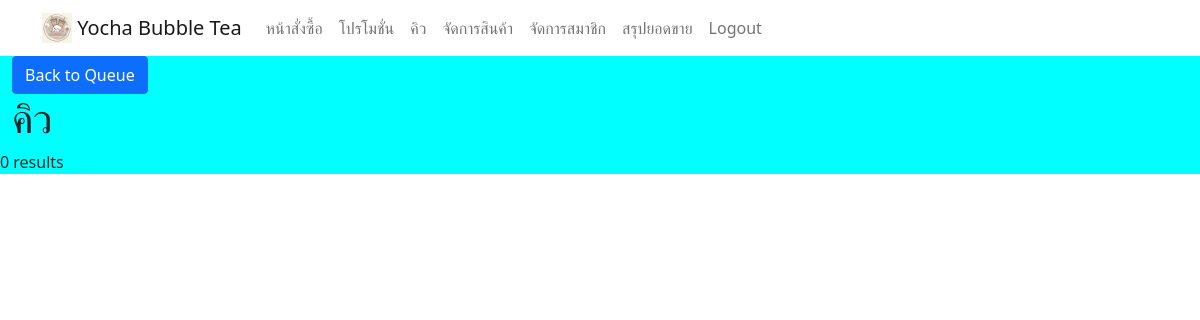
Before: /employee/detail_order.php?order_id=60 (signed in) with the older database file.
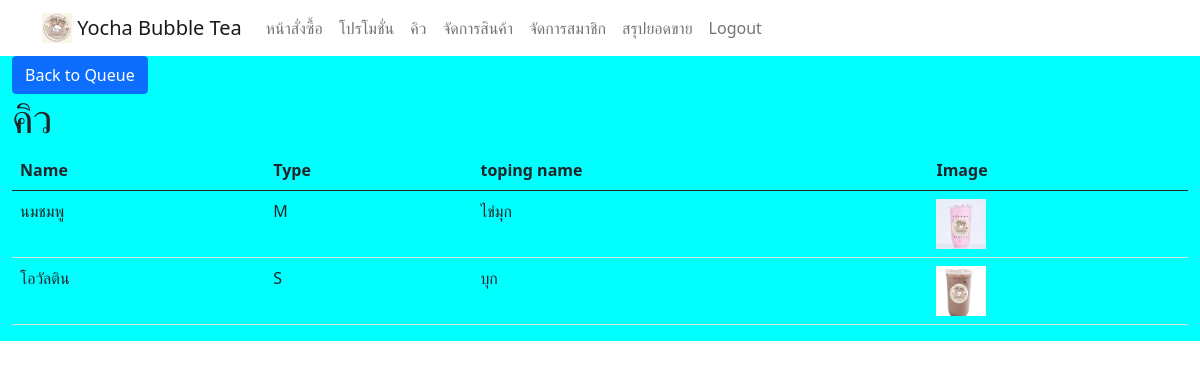
After: the same page with the newer database file.
### tables this page shows
CREATE TABLE `order_detail` (
  `orderdetail_id` int(11) NOT NULL,
  `pro_id` int(11) NOT NULL,
  `size` varchar(50) NOT NULL,
  `topping_id` varchar(50) NOT NULL,
  `order_id` int(11) NOT NULL
);

CREATE TABLE `product` (
  `pro_id` int(11) NOT NULL,
  `name` varchar(50) NOT NULL,
  `type` varchar(25) NOT NULL,
  `image` varchar(100) NOT NULL
);

### employee/detail_order.php (the view, shortened to what this page needs)
<?php include("navbar_em.php");
include("../connection.php");
?>
<!DOCTYPE html>
<html lang="en">
<head>
</head>
<body>
<div class="container-xxl" >
        <div class="row" style="background-color: aqua;">
        <a href="queue.php"><button class="btn btn-primary"> Back to Queue</button></a>
        <h1>คิว</h1>
<?php
$order_id = $_GET["order_id"];
$sql = "SELECT od.size, od.pro_id, p.name AS product_name, p.image AS product_image,
               t.name AS topping_name, t.image AS topping_image
        FROM order_detail od
        INNER JOIN `order` o ON od.order_id = o.order_id
        INNER JOIN product p ON od.pro_id = p.pro_id
        INNER JOIN product t ON od.topping_id = t.pro_id
        WHERE o.order_id = '$order_id'";
$result = $conn->query($sql);
if ($result->num_rows > 0) {
    echo "<br>";
    echo "<div class='table-responsive'>";
    echo "<table class='table '>";
    echo "<thead><tr><th>Name</th><th>Type</th><th>toping name</th><th>Image</th></tr></thead>";
echo "<tbody>";
while($row = $result->fetch_assoc()) {
    echo "<tr><td>".$row["product_name"]."</td><td>".$row["size"]."</td><td>".$row["topping_name"]."</td><td><img src='../assets/img/product/".$row["product_image"]."'width='50' height='50' ></td></tr>";
}
echo "</tbody>";
echo "</table>";
echo "</div>";
echo "</div>";
} else {
    echo "0 results";
}
?>
        </div>
    </div>
</body>
</html>

Changed rows visible on the page:
added order_detail: pro.name "นมชมพู", size "M", product.name "ไข่มุก", pro.image (picture)
added order_detail: pro.name "โอวัลติน", size "S", product.name "บุก", pro.image (picture)
Other visible differences:
text no longer shown: "0 results"
text now shown: "Name Type toping name Image"
